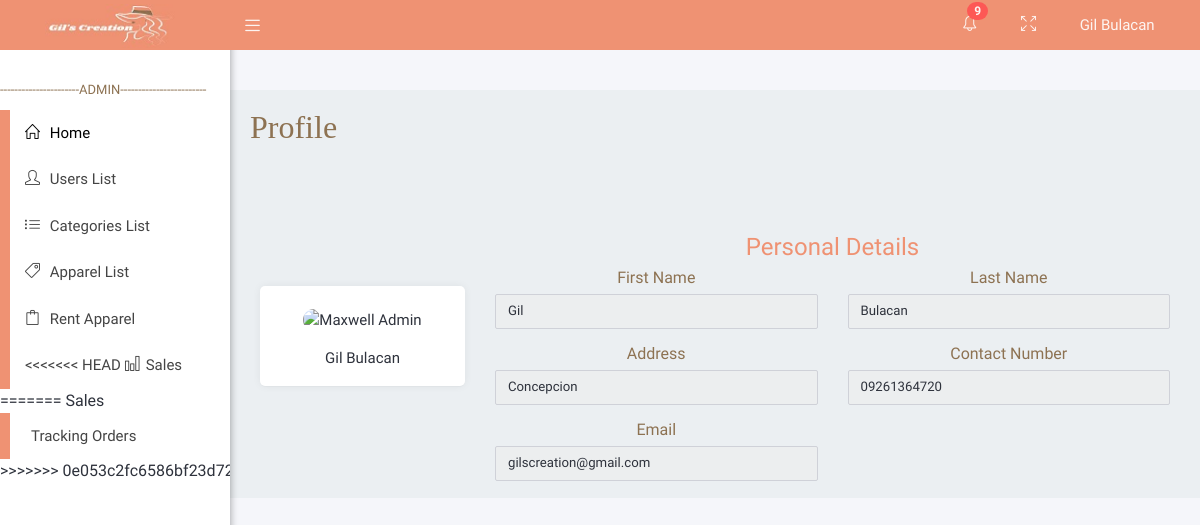
/adminViews/editprofile.php (signed in), run on the app's committed database.
### tables this page shows
CREATE TABLE `users` (
  `user_id` int(11) NOT NULL,
  `user_permission_id` int(11) NOT NULL,
  `fname` varchar(255) NOT NULL,
  `lname` varchar(255) NOT NULL,
  `address` varchar(255) NOT NULL,
  `contact_num` varchar(11) NOT NULL,
  `email` varchar(255) NOT NULL,
  `username` varchar(255) NOT NULL,
  `password` varchar(255) NOT NULL
);

### APIFUNCTION/DBCRUD.php (called while the page is built, shortened)
<?php
    class DBCRUD{
        private $servername='localhost';
        private $username='root';
        private $password='';
        private $dbname='brms';
        private $mysqli='';
        public function __construct(){
            $this->mysqli = new mysqli($this->servername,$this->username,$this->password,$this->dbname);
        }
        public function select($table,$rows="*",$where = null){
            if ($where != null) {
                $sql="SELECT $rows FROM $table WHERE $where";
            }else{
                $sql="SELECT $rows FROM $table";
            }
            $this->sql = $result = $this->mysqli->query($sql);
        }
    }
?>

### adminViews/editprofile.php (the view, shortened to what this page needs)
<?php include('layouts/head.php'); ?>
   <div class="wrapper">
      <?php include('layouts/navbar.php'); ?>
      <?php include('layouts/sidebar.php'); ?>
    <div class="content-wrapper">
         <div class="container-fluid">
            <div class="row">
               <div class="main-header">
               <h2  style=" font-family:poppins; color:#8d7252; ">Profile</h2><br>
               </div>
            </div>
            <div class="container">
<div class="row gutters">
<div class="col-xl-3 col-lg-3 col-md-12 col-sm-12 col-12">
<br>
		<br>
		<br>
		<br>
<div class="card h-100">
        <br>
	<div class="card-body">
		<div class="account-settings">
			<div class="user-profile">
				<div class="user-avatar">
					<img src="https://bootdey.com/img/Content/avatar/avatar7.png" alt="Maxwell Admin">
				</div>
                <?php if(isset($_SESSION['PERMISSION_ID'])){
                       ?>
                        <span><?php echo $_SESSION['FULLNAME'];?></span>
                           <?php }?>
			</div>
		</div>
	</div>
</div>
</div>
<div class="col-xl-9 col-lg-9 col-md-12 col-sm-12 col-12">
		<div class="row gutters">
			<div class="col-xl-12 col-lg-12 col-md-12 col-sm-12 col-12"><br>
				<h4 class="mb-2 text" style="color:#EF9273;"><center>Personal Details</h4></center>
			</div>
			<?php
			include('../APIFUNCTION/DBCRUD.php');
			$newDBCRUD = new DBCRUD();
			$whereclause = "user_id =" . $_SESSION["ID"];
                            $newDBCRUD->select("users","*",$whereclause);
                            $userLists = $newDBCRUD->sql;
                            while ($data = mysqli_fetch_assoc($userLists)){
								?>
			<div class="col-xl-6 col-lg-6 col-md-6 col-sm-6 col-12">
				<center>
				<div class="form-group">
					<h6 for="firstName" style="color:#8d7252;">First Name</h6>
					<input type="text" class="form-control" id="firstName" value = "<?php echo $data['fname'];?>" disabled>
				</div>
			</div>
			<div class="col-xl-6 col-lg-6 col-md-6 col-sm-6 col-12">
			<center>
				<div class="form-group">
				<h6 for="lastName"  style="color:#8d7252;">Last Name</h6>
					<input type="text" class="form-control" id="lastName" value = "<?php echo $data['lname'];?>" disabled>
				</div>
			</div>
			<div class="col-xl-6 col-lg-6 col-md-6 col-sm-6 col-12">
			<center>
				<div class="form-group">
				<h6 for="Addres"  style="color:#8d7252;">Address</h6>
					<input type="text" class="form-control" id="Address" value = "<?php echo $data['address'];?>" disabled>
				</div>
			</div>
			<div class="col-xl-6 col-lg-6 col-md-6 col-sm-6 col-12">
			<center>
				<div class="form-group">
				<h6 for="phone"  style="color:#8d7252;">Contact Number</h6>
					<input type="text" class="form-control" id="phone" value = "<?php echo $data['contact_num'];?>" disabled>
				</div>
			</div>
			<div class="col-xl-6 col-lg-6 col-md-6 col-sm-6 col-12">
			<center>
				<div class="form-group">
				<h6 for="email"  style="color:#8d7252;">Email</h6>
					<input type="text" class="form-control" id="email" value = "<?php echo $data['email'];?>" disabled>
				</div>
			</div>
			<?php } ?>
		</div>
		<div class="row gutters">
			<div class="col-xl-12 col-lg-12 col-md-12 col-sm-12 col-12">
			</div>
		</div>
	</div>
</div>
</div>
</div>
</div>
        </div>
<?php include('layouts/footer.php');?>

### adminViews/assets/css/profile.css (style rules this page uses)
body { margin: 0; padding-top: 40px; color: #2e323c; background: #f5f6fa; position: relative; height: 100%; }
.account-settings .user-profile { margin: 0 0 1rem 0; padding-bottom: 1rem; text-align: center; }
.account-settings .user-profile .user-avatar { margin: 0 0 1rem 0; }
.account-settings .user-profile .user-avatar img { width: 90px; height: 90px; -webkit-border-radius: 100px; -moz-border-radius: 100px; border-radius: 100px; }
.form-control { border: 1px solid #cfd1d8; -webkit-border-radius: 2px; -moz-border-radius: 2px; border-radius: 2px; font-size: .825rem; background: #ffffff; color: #2e323c; }
.card { background: #ffffff; -webkit-border-radius: 5px; -moz-border-radius: 5px; border-radius: 5px; border: 0; margin-bottom: 1rem; }

### adminViews/assets/css/menu.css (style rules this page uses)
.fixed .content-wrapper { margin-top: 50px; }
.wrapper:before { content: " "; display: table; }
.wrapper:after { content: " "; clear: both; }
.content-wrapper { height: 100%; background-color: #ebeff2; margin-left: 230px; z-index: 820; -webkit-transition: all 0.3s ease-in-out; -moz-transition: all 0.3s ease-in-out; -ms-transition: all 0.3s ease-in-out; transition: all 0.3s ease-in-out; }

### data on the page
users: fname "Gil", lname "Bulacan", address "Concepcion", contact_num "09261364720", email "gilscreation@gmail.com"

### other printed values
$_SESSION['FULLNAME'] "Gil Bulacan"
